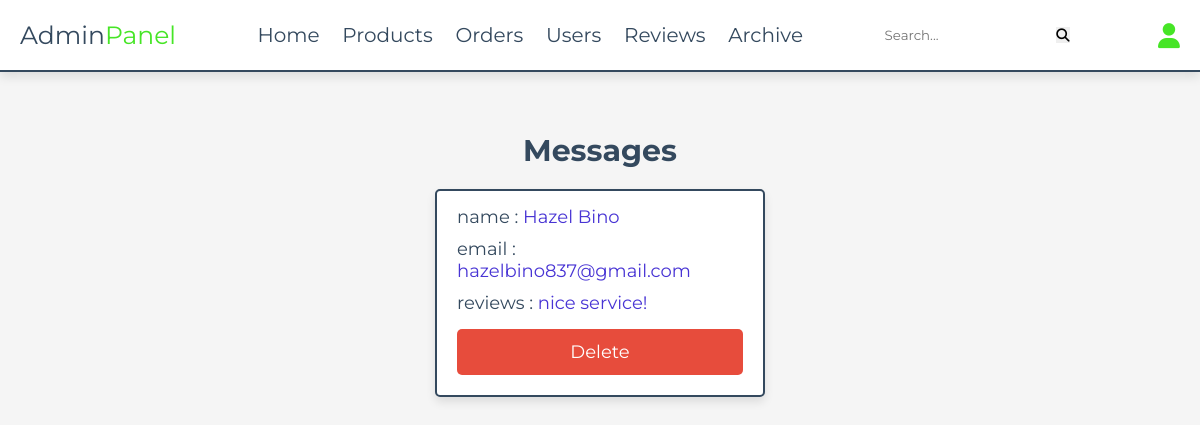
/admin/messages.php (signed in), run on the app's committed database.
### tables this page shows
CREATE TABLE `reviews` (
  `id` int(100) NOT NULL,
  `user_id` int(100) NOT NULL,
  `name` varchar(100) NOT NULL,
  `email` varchar(100) NOT NULL,
  `reviews` varchar(500) NOT NULL
);

### admin/messages.php (the view, shortened to what this page needs)
<?php
include '../components/connect.php';
?>
<!DOCTYPE html>
<html lang="en">
<head>
   <link rel="stylesheet" href="https://cdnjs.cloudflare.com/ajax/libs/font-awesome/6.1.1/css/all.min.css">
   <link rel="stylesheet" href="../css/admin_style.css">
</head>
<body>
<?php include '../components/admin_header.php' ?>
<section class="messages">
   <h1 class="heading">messages</h1>
   <div class="box-container">
   <?php
      $select_reviews = $conn->prepare("SELECT * FROM `reviews`");
      $select_reviews->execute();
      if($select_reviews->rowCount() > 0){
         while($fetch_reviews = $select_reviews->fetch(PDO::FETCH_ASSOC)){
   ?>
   <div class="box">
      <p> name : <span><?= $fetch_reviews['name']; ?></span> </p>
      <p> email : <span><?= $fetch_reviews['email']; ?></span> </p>
      <p> reviews : <span><?= $fetch_reviews['reviews']; ?></span> </p>
      <a href="messages.php?delete=<?= $fetch_reviews['id']; ?>" class="delete-btn" onclick="return confirm('delete this reviews?');">delete</a>
   </div>
   <?php
         }
      }else{
         echo '<p class="empty">you have no reviews</p>';
      }
   ?>
   </div>
</section>
</body>
</html>

### css/admin_style.css (style rules this page uses)
:root { --main-color:#4834d4; --red:#e74c3c; --orange:#f39c12; --black:#34495e; --green:#46e526; --white:#fff; --light-bg:#f5f5f5; --light-color:#999; --border:.2rem solid var(--black); --box-shadow:0 .5rem 1rem rgba(0,0,0,.1); }
* { font-family: 'Montserrat', sans-serif; margin:0; padding:0; box-sizing: border-box; text-decoration: none; outline: none; border:none; }
html { font-size: 62.5%; overflow-x: hidden; }
body { background-color: var(--light-bg); }
section { max-width: 1200px; margin:0 auto; padding:2rem; }
.btn, .delete-btn, .option-btn { display: block; margin-top: 1rem; border-radius: .5rem; cursor: pointer; width: 100%; font-size: 1.8rem; color:var(--white); padding:1.2rem 3rem; text-transform: capitalize; text-align: center; }
.delete-btn { background-color: var(--red); }
.heading { text-align: center; margin-bottom: 2rem; text-transform: capitalize; color:var(--black); font-size: 3rem; }
.messages { margin-top: 40px; }
.messages .box-container { display: grid; grid-template-columns: repeat(auto-fit, 33rem); gap:1.5rem; justify-content: center; align-items: flex-start; }
.messages .box-container .box { background-color: var(--white); border-radius: .5rem; box-shadow: var(--box-shadow); border:var(--border); padding:2rem; padding-top: 1rem; }
.messages .box-container .box p { padding: .5rem 0; font-size: 1.8rem; color:var(--black); }
.messages .box-container .box p span { color:var(--main-color); }

### data on the page
reviews: name "Hazel Bino", email "hazelbino837@gmail.com", reviews "nice service!"
